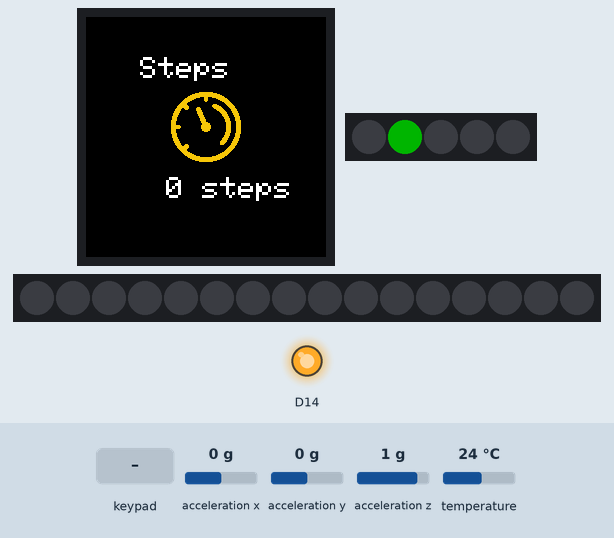
Bench run of a program on a simulated Arduino MKR. Shown: 240×240 colour display, 5 RGB LEDs in strip order, left to right, 16 RGB LEDs in strip order, left to right, output pins drawn as LEDs (lit = HIGH). The inputs (shaded band) are chosen by the test bench; at power-on: acceleration x 0 g, acceleration y 0 g, acceleration z 1 g, temperature 24 °C. Dim RGB values are drawn brighter than linear; storage starts empty; what the program prints to the serial monitor is not drawn.

Above: at 13.0 s.
13.1 s: key '1' pressed
At 14.5 s:
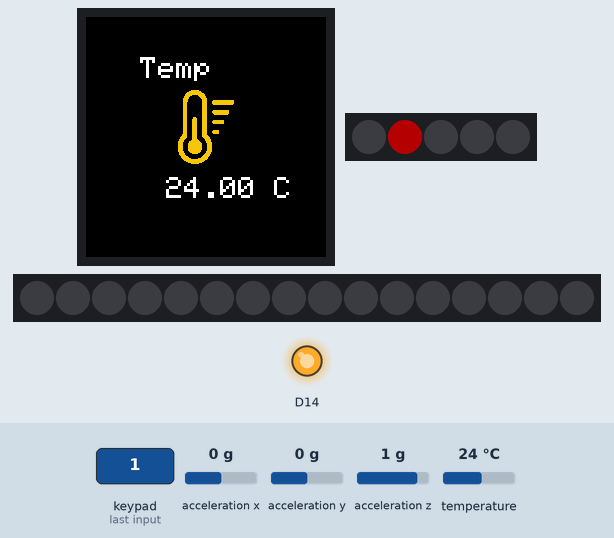
16.1 s: key '3' pressed
At 16.9 s:
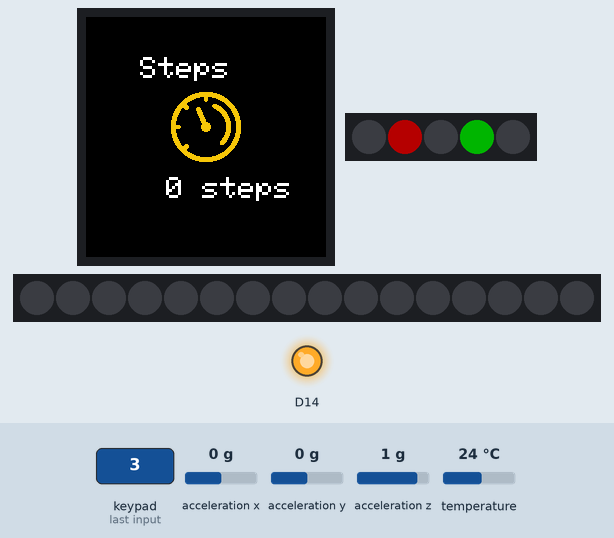
17.9 s: keypad keys 1 2 pressed 0.4 s apart
At 19.8 s:
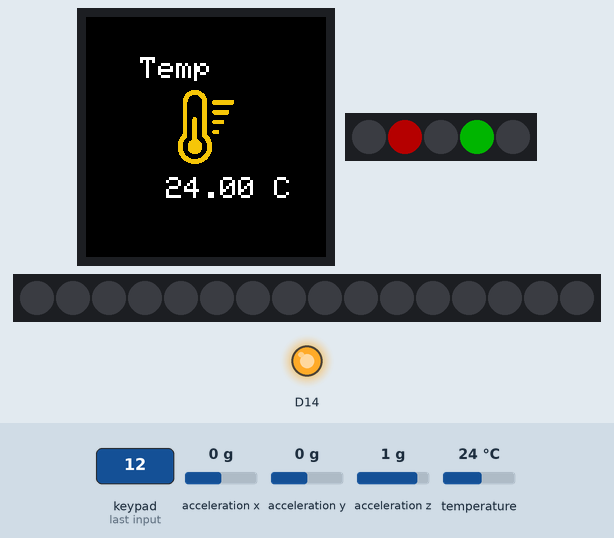
20.2 s: key '0' pressed
At 21.3 s:
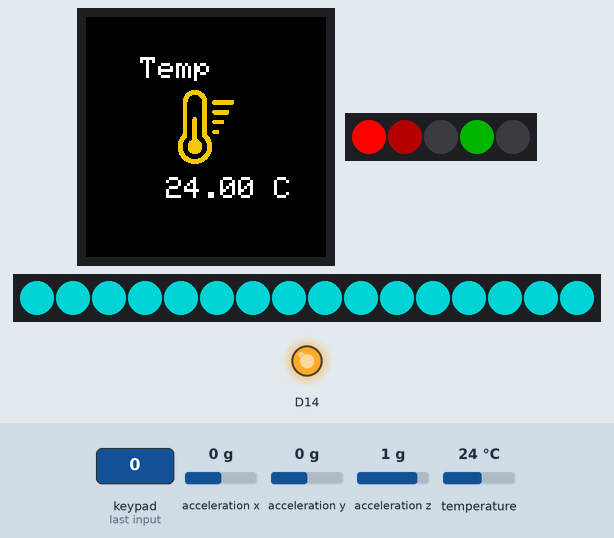
21.7 s: keypad keys 1 2 pressed 0.4 s apart
At 22.6 s:
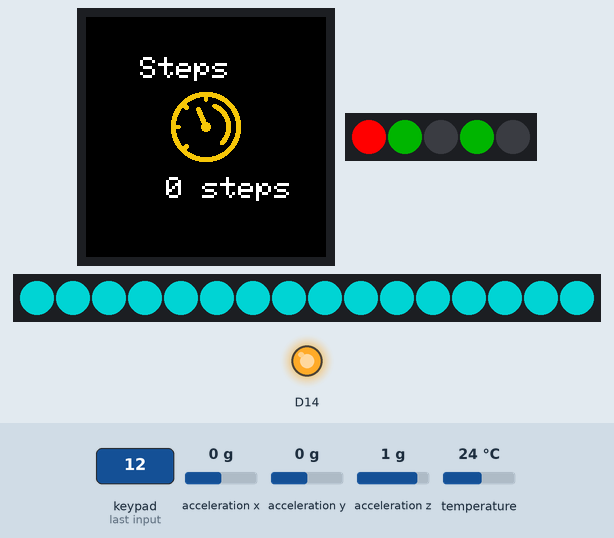
24.0 s: key '0' pressed
At 25.4 s:
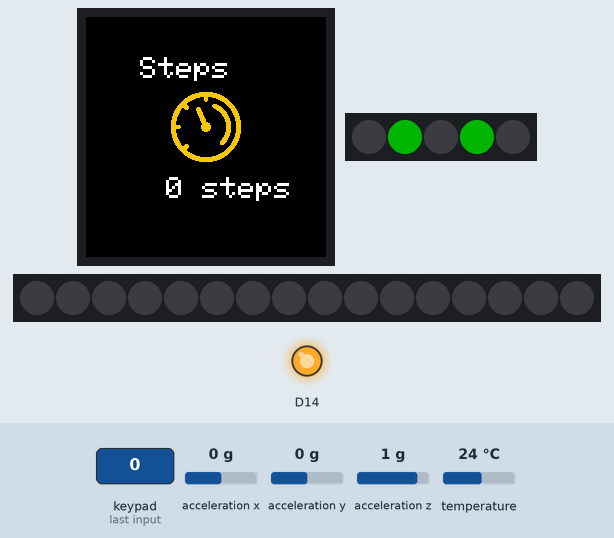
Timing chart, 0 to 26.5 s (numbered marks = the images above; inputs shaded):
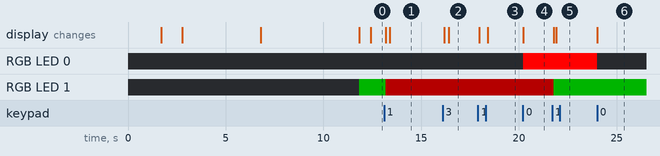

Measured:
- after the input at 13.1 s, RGB LED 1: RGB(0, 64, 0) → RGB(64, 0, 0) after 0.08 s; the display: first changes after 0.08 s (image 1 shows a later state)
- after the input at 16.1 s, the display: first changes after 0.07 s (image 2 shows a later state)
- after the input at 17.9 s, the display: first changes after 0.08 s (image 3 shows a later state)
- after the input at 20.2 s, RGB LED 0: off → RGB(255, 0, 0) at once
- after the input at 21.7 s, RGB LED 1: RGB(64, 0, 0) → RGB(0, 64, 0) after 0.08 s; the display: first changes after 0.08 s (image 5 shows a later state)
- after the input at 24.0 s, RGB LED 0: RGB(255, 0, 0) → off at once

The program:

main.cpp
```cpp
#include <Arduino.h>
#include <Arduino_MKRIoTCarrier.h>
#include <FastLED.h>
#include <sstream>
#include <arduino-timer.h>
#include <math.h>
#include <deque>
#include <numeric>
#include <iterator>
#include <limits>
#include <vector>

#include "carriers.h"

#define NUM_LEDS 16

#define BAUD_RATE 115200

#define ACCEL_QUEUE_SIZE 20
#define STEP_THRESHOLD 0.3
#define DELTA_STEP_MS 350

#define TURN_QUEUE_SIZE 20
#define LEFT_TURN_THRESHOLD -0.05
#define RIGHT_TURN_THRESHOLD 0.05
#define DELTA_TURN 100

#define LEFT_LED 3
#define RIGHT_LED 1

#define LED_PIN 21
#define LED_TYPE WS2811
#define COLOR_ORDER GRB

CRGBArray<NUM_LEDS> leds;

uint8_t brightness = 128;

MKRIoTCarrier carrier;

std::ostringstream ss;

auto timer = timer_create_default();

void clear_ss()
{
  ss.str("");
  ss.clear();
}

void update_brightness()
{
  FastLED.setBrightness(brightness);
}

void setup_LEDs()
{
  FastLED.addLeds<LED_TYPE, LED_PIN, COLOR_ORDER>(leds, NUM_LEDS).setCorrection(TypicalLEDStrip);
  update_brightness();
}

void setup_carrier()
{
  delay(1500);
  CARRIER_CASE = false;
  if (!carrier.begin())
  {
    Serial.println("Carrier not connected, check connections");
    for (;;)
    {
      delay(1000);
    }
  }
  while (!carrier.IMUmodule.accelerationAvailable())
  {
    Serial.println("wait accel");
    delay(100);
  }
  Serial.println("done with setup");
  delay(1000);

  // show loading screen
  carrier.display.fillScreen(0x0000);
  carrier.display.setRotation(2); // rotate 180 degrees
  carrier.display.setTextWrap(true);
  carrier.display.drawBitmap(60, 30, loading_logo, 120, 121, 0xFFFF);
  carrier.display.setTextColor(0xFFFF);
  carrier.display.setTextSize(3);
  carrier.display.setCursor(35, 160);
  carrier.display.print("Loading...");
  delay(4000);
}

double mean(const std::deque<double> &vec)
{
  double avg = std::accumulate(vec.begin(), vec.end(), 0.0) / vec.size();
  return avg;
}

bool data_filter(std::deque<double> &hist_data, const size_t &queue_size, const int &delta,
                 const std::vector<float> &data, uint32_t &last_time, bool normalize = true,
                 const double &min_threshold = std::numeric_limits<double>::max(),
                 const double &max_threshold = std::numeric_limits<double>::min())
{
  double sum = std::accumulate(data.begin(), data.end(), 0.0, [normalize](double total, double curr)
                               { return total + (normalize ? pow(curr, 2) : curr); });
  double val = normalize ? sqrt(sum) : sum;
  hist_data.push_back(val);
  if (hist_data.size() <= queue_size)
  {
    return false;
  }
  hist_data.pop_front();
  uint32_t curr_time = millis();
  if (last_time + delta > curr_time)
  {
    return false;
  }
  double avg = abs(mean(hist_data));
  double normalized_val = val + (val < 0 ? avg : -avg);

  if (normalized_val > min_threshold || normalized_val < max_threshold)
  {
    return false;
  }
  last_time = curr_time;
  return true;
}

File file;
const String file_name = "data.csv";

void log_data_sd(String data)
{
  file = SD.open(file_name.c_str(), FILE_WRITE);

  if (file)
  {
    Serial.println(data);
    file.println(data);
    file.close();
  }
  else
  {
    Serial.println(data);
  }
}

void log_data(std::vector<float> &data)
{
  std::ostringstream oss;
  oss << "gyro,";
  std::copy(data.begin(), data.end(), std::ostream_iterator<int>(oss, ", "));
  log_data_sd(oss.str().c_str());
}

uint64_t steps = 0;
uint32_t last_step = millis();
std::deque<double> hist_accel;

bool handle_step(void *)
{
  std::vector<float> data(3, 0);
  carrier.IMUmodule.readAcceleration(data[0], data[1], data[2]);
  log_data(data);

  if (data_filter(hist_accel, ACCEL_QUEUE_SIZE, DELTA_STEP_MS,
                  data, last_step, true,
                  std::numeric_limits<double>::max(), STEP_THRESHOLD))
  {
    steps++;
    ss << "step," << steps;
    log_data_sd(ss.str().c_str());
    clear_ss();
  }

  return true;
}

const int text_size = 3;
const int text_size_x = text_size * 6;
const int text_size_y = text_size * 8;

void show_steps()
{
  const int start = 80;
  const int line = 160;
  const int message_space = 15;

  carrier.display.setCursor(start, line);
  carrier.display.fillRect(start, line - 5, message_space * text_size_x, text_size_y + 5, 0x0000);
  ss << steps << " steps";
  carrier.display.setCursor(start, line);
  carrier.display.print(ss.str().c_str());
  clear_ss();
}

void show_temperature()
{
  const int start = 80;
  const int line = 160;
  const int message_space = 15;

  carrier.display.fillRect(start, line - 5, message_space * text_size_x, text_size_y + 5, 0x0000);
  float temperature = carrier.Env.readTemperature();
  carrier.display.setCursor(start, line);
  carrier.display.print(temperature);
  carrier.display.print(" C");
}

enum class mode_type
{
  STEPS,
  TEMPERATURE
};

std::vector<mode_type> modes = {mode_type::STEPS, mode_type::TEMPERATURE};

size_t curr_mode_idx = modes.size() - 1;

bool handle_display(void *)
{
  mode_type curr_mode = modes[curr_mode_idx];
  switch (curr_mode)
  {
  case mode_type::STEPS:
    show_steps();
    break;
  case mode_type::TEMPERATURE:
    show_temperature();
    break;
  default:
    break;
  }
  return true;
}

CRGB off_color = CRGB::Black;

CRGB curr_color = off_color;

void handle_color(CRGB on_color, uint16_t pixel)
{
  const uint32_t led_color = curr_color == off_color ? carrier.leds.Color(255, 0, 0) : carrier.leds.Color(0, 0, 0);
  carrier.leds.setPixelColor(pixel, led_color);
  carrier.leds.show();
  curr_color = curr_color == off_color ? on_color : off_color;
  fill_solid(leds, NUM_LEDS, curr_color);
  FastLED.show();
  delay(50);
}

void setup_steps_display()
{
  carrier.display.fillScreen(0x0000);
  carrier.display.setCursor(54, 40);
  carrier.display.setTextSize(text_size);
  carrier.display.print("Steps");
  carrier.display.drawBitmap(70, 60, steps_logo, 100, 100, 0xF621);
}

void setup_temperature_display()
{
  carrier.display.fillScreen(0x0000);
  carrier.display.setCursor(54, 40);
  carrier.display.setTextSize(text_size);
  carrier.display.print("Temp");
  carrier.display.drawBitmap(70, 60, temperature_logo, 100, 100, 0xF621);
}

void toggle_display(bool right_direction = true)
{
  curr_mode_idx = (curr_mode_idx + (right_direction ? 1 : -1)) % modes.size();
  mode_type curr_mode = modes[curr_mode_idx];
  uint32_t led_color = 0;
  switch (curr_mode)
  {
  case mode_type::STEPS:
    led_color = carrier.leds.Color(0, 64, 0);
    setup_steps_display();
    break;
  case mode_type::TEMPERATURE:
    led_color = carrier.leds.Color(64, 0, 0);
    setup_temperature_display();
  default:
    break;
  }
  carrier.leds.setPixelColor(right_direction ? 1 : 3, led_color);
  carrier.leds.show();
  delay(50);
}

// TODO - use relay to activate buzzer
void setup_buzzer()
{
  carrier.Relay1.close();
}

void setup_sd()
{
  // SD.remove((char *)file_name.c_str());
  // file = SD.open(file_name.c_str(), FILE_WRITE);
  // file.close();
}

void setup()
{
  Serial.begin(BAUD_RATE);
  setup_carrier();
  setup_LEDs();
  setup_sd();
  fill_solid(leds, NUM_LEDS, CRGB::Black);
  FastLED.show();
  setup_buzzer();
  delay(5000);
  toggle_display();
  timer.every(500, handle_display);
  timer.every(100, handle_step);
}

void loop()
{
  // update loop
  carrier.Buttons.update();
  timer.tick();

  if (carrier.Buttons.onTouchDown(TOUCH0))
  {
    // night
    log_data_sd("night_mode,");
    handle_color(CRGB::Aqua, 0);
  }
  if (carrier.Buttons.onTouchDown(TOUCH4))
  {
    // day
    log_data_sd("day_mode,");
    handle_color(CRGB::White, 4);
  }
  if (carrier.Buttons.onTouchDown(TOUCH1))
  {
    log_data_sd("toggle_display_left,");
    toggle_display(true);
  }
  if (carrier.Buttons.onTouchDown(TOUCH3))
  {
    log_data_sd("toggle_display_right,");
    toggle_display(false);
  }
}
```

Source omitted: carriers.h (data table, 27857 bytes)
